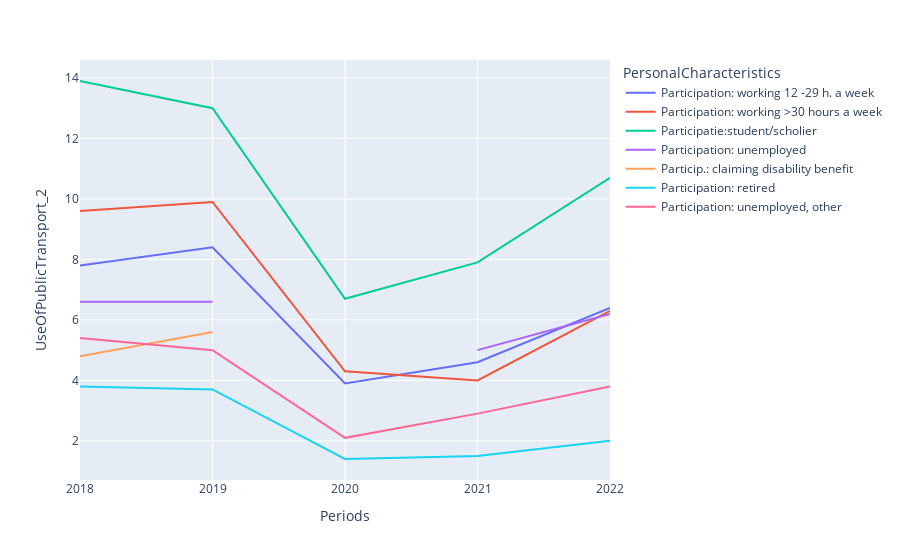

The code cell stored with this chart in its notebook:
### Code cell
mask = df_sorted['PersonalCharacteristics'].str.startswith('Part');
df_participation = df_sorted[mask];
fig = px.line(df_participation, y='UseOfPublicTransport_2', x='Periods', color='PersonalCharacteristics')
fig.show()

### Figure 1 — Plotly figure (JSON) as saved in the notebook; plotly's stock layout.template omitted (floating-point values rounded to 4 significant figures)
{"data": [{"hovertemplate": "PersonalCharacteristics=Participation: working 12 -29 h. a week<br>Periods=%{x}<br>UseOfPublicTransport_2=%{y}<extra></extra>", "legendgroup": "Participation: working 12 -29 h. a week", "line": {"color": "#636efa", "dash": "solid"}, "marker": {"symbol": "circle"}, "mode": "lines", "name": "Participation: working 12 -29 h. a week", "orientation": "v", "showlegend": true, "type": "scatter", "x": ["2018", "2019", "2020", "2021", "2022"], "xaxis": "x", "y": [7.8, 8.4, 3.9, 4.6, 6.4], "yaxis": "y"}, {"hovertemplate": "PersonalCharacteristics=Participation: working >30 hours a week<br>Periods=%{x}<br>UseOfPublicTransport_2=%{y}<extra></extra>", "legendgroup": "Participation: working >30 hours a week", "line": {"color": "#EF553B", "dash": "solid"}, "marker": {"symbol": "circle"}, "mode": "lines", "name": "Participation: working >30 hours a week", "orientation": "v", "showlegend": true, "type": "scatter", "x": ["2018", "2019", "2020", "2021", "2022"], "xaxis": "x", "y": [9.6, 9.9, 4.3, 4, 6.3], "yaxis": "y"}, {"hovertemplate": "PersonalCharacteristics=Participatie:student/scholier<br>Periods=%{x}<br>UseOfPublicTransport_2=%{y}<extra></extra>", "legendgroup": "Participatie:student/scholier", "line": {"color": "#00cc96", "dash": "solid"}, "marker": {"symbol": "circle"}, "mode": "lines", "name": "Participatie:student/scholier", "orientation": "v", "showlegend": true, "type": "scatter", "x": ["2018", "2019", "2020", "2021", "2022"], "xaxis": "x", "y": [13.9, 13, 6.7, 7.9, 10.7], "yaxis": "y"}, {"hovertemplate": "PersonalCharacteristics=Participation: unemployed<br>Periods=%{x}<br>UseOfPublicTransport_2=%{y}<extra></extra>", "legendgroup": "Participation: unemployed", "line": {"color": "#ab63fa", "dash": "solid"}, "marker": {"symbol": "circle"}, "mode": "lines", "name": "Participation: unemployed", "orientation": "v", "showlegend": true, "type": "scatter", "x": ["2018", "2019", "2020", "2021", "2022"], "xaxis": "x", "y": [6.6, 6.6, null, 5, 6.2], "yaxis": "y"}, {"hovertemplate": "PersonalCharacteristics=Particip.: claiming disability benefit<br>Periods=%{x}<br>UseOfPublicTransport_2=%{y}<extra></extra>", "legendgroup": "Particip.: claiming disability benefit", "line": {"color": "#FFA15A", "dash": "solid"}, "marker": {"symbol": "circle"}, "mode": "lines", "name": "Particip.: claiming disability benefit", "orientation": "v", "showlegend": true, "type": "scatter", "x": ["2018", "2019", "2020", "2021", "2022"], "xaxis": "x", "y": [4.8, 5.6, null, null, 3.6], "yaxis": "y"}, {"hovertemplate": "PersonalCharacteristics=Participation: retired<br>Periods=%{x}<br>UseOfPublicTransport_2=%{y}<extra></extra>", "legendgroup": "Participation: retired", "line": {"color": "#19d3f3", "dash": "solid"}, "marker": {"symbol": "circle"}, "mode": "lines", "name": "Participation: retired", "orientation": "v", "showlegend": true, "type": "scatter", "x": ["2018", "2019", "2020", "2021", "2022"], "xaxis": "x", "y": [3.8, 3.7, 1.4, 1.5, 2], "yaxis": "y"}, {"hovertemplate": "PersonalCharacteristics=Participation: unemployed, other<br>Periods=%{x}<br>UseOfPublicTransport_2=%{y}<extra></extra>", "legendgroup": "Participation: unemployed, other", "line": {"color": "#FF6692", "dash": "solid"}, "marker": {"symbol": "circle"}, "mode": "lines", "name": "Participation: unemployed, other", "orientation": "v", "showlegend": true, "type": "scatter", "x": ["2018", "2019", "2020", "2021", "2022"], "xaxis": "x", "y": [5.4, 5, 2.1, 2.9, 3.8], "yaxis": "y"}], "layout": {"autosize": true, "legend": {"title": {"text": "PersonalCharacteristics"}, "tracegroupgap": 0}, "margin": {"t": 60}, "xaxis": {"anchor": "y", "autorange": true, "domain": [0, 1], "range": [0, 4], "title": {"text": "Periods"}, "type": "category"}, "yaxis": {"anchor": "x", "autorange": true, "domain": [0, 1], "range": [0.7056, 14.59], "title": {"text": "UseOfPublicTransport_2"}, "type": "linear"}}}
